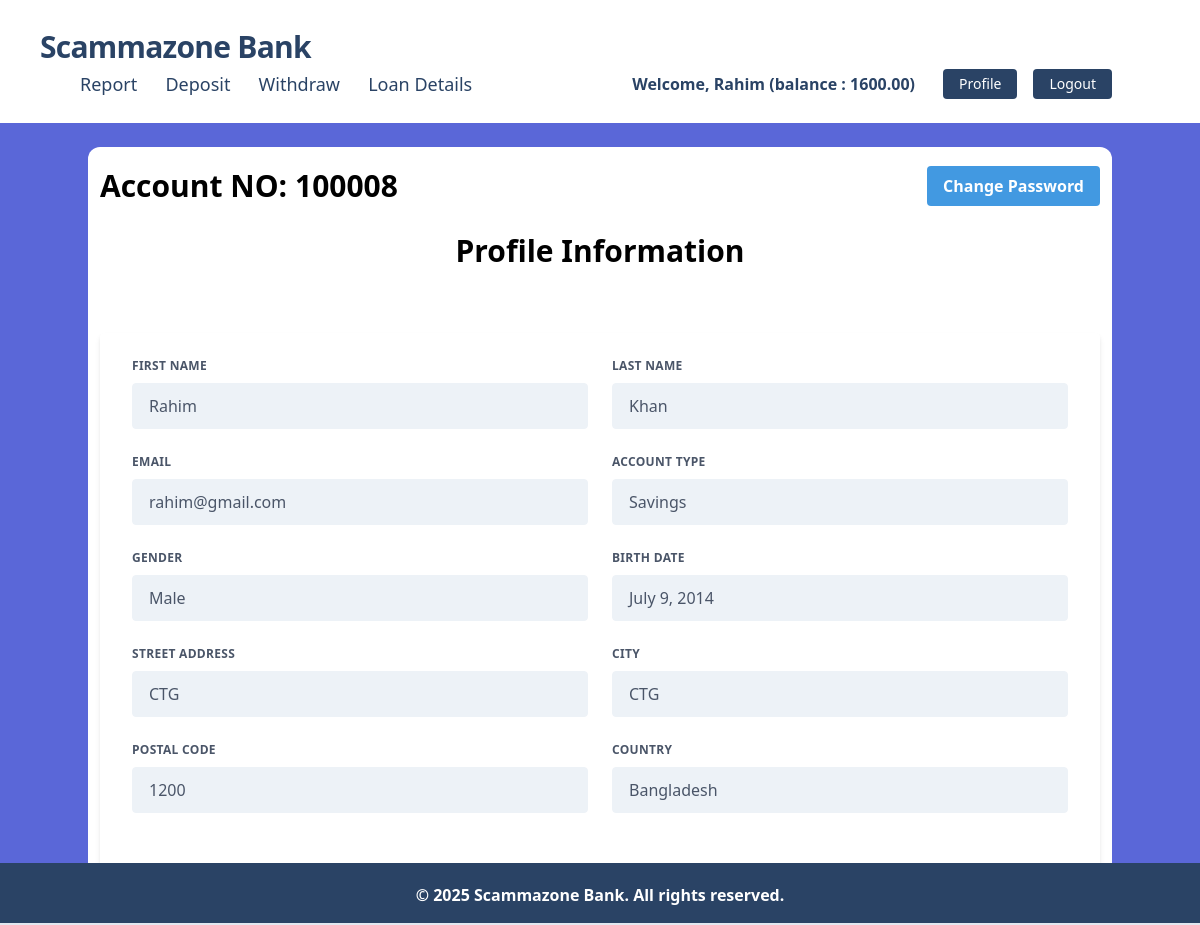
Screenshot of /accounts/profile/ (signed in) with the database file from the repository.
### accounts/models.py (models this page shows, shortened)
class UserBankAccount(models.Model):
     user = models.OneToOneField(User,related_name='account',on_delete=models.CASCADE)
     account_type = models.CharField(max_length=10,choices=ACCOUNT_TYPE)
     account_no = models.IntegerField(unique=True)
     birth_date = models.DateField(null=True,blank=True)
     gender = models.CharField(max_length=10,choices=GENDER_TYPE)
     initial_deposite_date = models.DateField(auto_now_add=True)
     balance = models.DecimalField(default=0,max_digits=12,decimal_places=2)

class UserAddress(models.Model):
    user = models.OneToOneField(User, related_name='address',on_delete=models.CASCADE)
    street_address = models.CharField(max_length=100)
    city = models.CharField(max_length=100)
    postal_code = models.IntegerField()
    country = models.CharField(max_length=100)

### accounts/views.py (the view)
# urls.py: path('profile/', UserProfileView.as_view(), name='profile' ),
class UserProfileView(View):
    template_name = 'accounts/profile.html'
    def get(self, request):
        user = request.user
        try:
            user_account = UserBankAccount.objects.get(user=user)
            user_address = UserAddress.objects.get(user=user)
        except UserBankAccount.DoesNotExist or UserAddress.DoesNotExist:
            user_account = None
            user_address = None
        context = {
            'user': user,
            'user_account': user_account,
            'user_address': user_address,
        }
        return render(request, self.template_name, context)

### accounts/templates/accounts/profile.html (shortened to what this page needs)
{% extends 'base.html' %}
{% block content %}
<div class="bg-white px-3 py-4 rounded-xl my-6">
    <div class="flex justify-between items-center pb-5">
        <h4 class="font-bold text-3xl">Account NO: {{ user_account.account_no }}</h4>
        <a href="{% url 'password_change'%}" class="bg-blue-500 hover:bg-blue-700 text-white font-bold py-2 px-4 rounded">
            Change Password
        </a>
    </div>
    <h1 class="font-bold text-3xl text-center pb-5">Profile Information</h1>
    <div class="w-full mt-10">
        <div class="bg-white shadow-md rounded px-8 pt-6 pb-8 mb-4">
            <div class="flex flex-wrap -mx-3 mb-6">
                <div class="w-full md:w-1/2 px-3 mb-6 md:mb-0">
                    <label class="block uppercase tracking-wide text-gray-700 text-xs font-bold mb-2">
                        First Name
                    </label>
                    <p class="appearance-none block w-full bg-gray-200 text-gray-700 border border-gray-200 rounded py-3 px-4 leading-tight">
                        {{ user.first_name }}
                    </p>
                </div>
                <div class="w-full md:w-1/2 px-3">
                    <label class="block uppercase tracking-wide text-gray-700 text-xs font-bold mb-2">
                        Last Name
                    </label>
                    <p class="appearance-none block w-full bg-gray-200 text-gray-700 border border-gray-200 rounded py-3 px-4 leading-tight">
                        {{ user.last_name }}
                    </p>
                </div>
            </div>
            <div class="flex flex-wrap -mx-3 mb-6">
                <div class="w-full md:w-1/2 px-3 mb-6 md:mb-0">
                    <label class="block uppercase tracking-wide text-gray-700 text-xs font-bold mb-2">
                        Email
                    </label>
                    <p class="appearance-none block w-full bg-gray-200 text-gray-700 border border-gray-200 rounded py-3 px-4 leading-tight">
                        {{ user.email }}
                    </p>
                </div>
                <div class="w-full md:w-1/2 px-3 mb-6 md:mb-0">
                    <label class="block uppercase tracking-wide text-gray-700 text-xs font-bold mb-2">
                        Account Type
                    </label>
                    <p class="appearance-none block w-full bg-gray-200 text-gray-700 border border-gray-200 rounded py-3 px-4 leading-tight">
                        {{ user_account.get_account_type_display }}
                    </p>
                </div>
            </div>
            <div class="flex flex-wrap -mx-3 mb-6">
                <div class="w-full md:w-1/2 px-3 mb-6 md:mb-0">
                    <label class="block uppercase tracking-wide text-gray-700 text-xs font-bold mb-2">
                        Gender
                    </label>
                    <p class="appearance-none block w-full bg-gray-200 text-gray-700 border border-gray-200 rounded py-3 px-4 leading-tight">
                        {{ user_account.get_gender_display }}
                    </p>
                </div>
                <div class="w-full md:w-1/2 px-3 mb-6 md:mb-0">
                    <label class="block uppercase tracking-wide text-gray-700 text-xs font-bold mb-2">
                        Birth Date
                    </label>
                    <p class="appearance-none block w-full bg-gray-200 text-gray-700 border border-gray-200 rounded py-3 px-4 leading-tight">
                        {{ user_account.birth_date }}
                    </p>
                </div>
            </div>
            <div class="flex flex-wrap -mx-3 mb-6">
                <div class="w-full md:w-1/2 px-3 mb-6 md:mb-0">
                    <label class="block uppercase tracking-wide text-gray-700 text-xs font-bold mb-2">
                        Street Address
                    </label>
                    <p class="appearance-none block w-full bg-gray-200 text-gray-700 border border-gray-200 rounded py-3 px-4 leading-tight">
                        {{ user_address.street_address }}
                    </p>
                </div>
                <div class="w-full md:w-1/2 px-3">
                    <label class="block uppercase tracking-wide text-gray-700 text-xs font-bold mb-2">
                        City
                    </label>
                    <p class="appearance-none block w-full bg-gray-200 text-gray-700 border border-gray-200 rounded py-3 px-4 leading-tight">
                        {{ user_address.city }}
                    </p>
                </div>
            </div>
            <div class="flex flex-wrap -mx-3 mb-6">
                <div class="w-full md:w-1/2 px-3 mb-6 md:mb-0">
                    <label class="block uppercase tracking-wide text-gray-700 text-xs font-bold mb-2">
                        Postal Code
                    </label>
                    <p class="appearance-none block w-full bg-gray-200 text-gray-700 border border-gray-200 rounded py-3 px-4 leading-tight">
                        {{ user_address.postal_code }}
                    </p>
                </div>
                <div class="w-full md:w-1/2 px-3">
                    <label class="block uppercase tracking-wide text-gray-700 text-xs font-bold mb-2">
                        Country
                    </label>
                    <p class="appearance-none block w-full bg-gray-200 text-gray-700 border border-gray-200 rounded py-3 px-4 leading-tight">
                        {{ user_address.country }}
                    </p>
                </div>
            </div>
        </div>
    </div>
</div>
{% endblock %}

### core/templates/base.html (shortened to what this page needs)
{% load static %}
<!DOCTYPE html>
<html lang="en">
    <head>
        <link href="https://unpkg.com/tailwindcss@^1.0/dist/tailwind.min.css" rel="stylesheet">
    </head>
    <body class="bg-indigo-600">
        {% include 'navbar.html' %}
        {% block body %}
            <div class="lg:container lg:mx-auto" id="main">
                {% block content %}
                {% endblock %}
            </div>
            {% include 'footer.html' %}
        {% endblock %}
    </body>
</html>

### core/templates/navbar.html (shortened to what this page needs)
<nav class="flex items-center justify-between flex-wrap bg-white p-6 px-10">
    <div class="flex items-center flex-shrink-0 text-blue-900 font-extrabold mr-6 pr-8">
        <span class="text-2xl lg:text-3xl tracking-tight">
            <a href="/">Scammazone Bank</a>
        </span>
    </div>
    <div class="w-full block flex-grow lg:flex lg:items-center lg:w-auto px-10">
        {% if request.user.is_authenticated %}
            <div class="text-md lg:flex-grow">
                <a href="{% url 'transaction_report' %}" class="block mt-4 lg:inline-block lg:mt-0 text-blue-900 hover:text-red-900 hover:font-semibold mr-6 text-lg">
                    Report
                </a>
                <a href="{% url 'deposit_money' %}" class="block mt-4 lg:inline-block lg:mt-0 text-blue-900 hover:text-red-900 hover:font-semibold mr-6 text-lg">
                    Deposit
                </a>
                <a href="{% url 'withdraw_money' %}" class="block mt-4 lg:inline-block lg:mt-0 text-blue-900 hover:text-red-900 hover:font-semibold mr-6 text-lg">
                    Withdraw
                </a>
                <a href="{% url 'loan_request' %}" class="block mt-4 lg:inline-block lg:mt-0 text-blue-900 hover:text-red-900 hover:font-semibold mr-6 text-lg">
                    Loan Details
                </a>
            </div>
            <div class="flex w-auto">
                <div class="text-blue-900 my-auto font-black px-5">Welcome, {{ request.user.first_name }} (balance : {{request.user.account.balance}}) </div>
                <a href="{% url 'profile' %}" class="mx-2 inline-block font-medium text-sm px-4 py-2 leading-none bg-blue-900 rounded text-white border-white hover:border-transparent hover:text-dark hover:bg-red-700 mt-4 lg:mt-0">
                    Profile
                </a>
                <form action="{% url 'logout' %}" method="post" class="inline">
                    <button type="submit" class="mx-2 inline-block font-medium text-sm px-4 py-2 leading-none bg-blue-900 rounded text-white border-white hover:border-transparent hover:text-dark hover:bg-red-700 mt-4 lg:mt-0">Logout</button>
                </form>
            </div>
        {% endif %}
    </div>
</nav>

### core/templates/footer.html
<footer class="footer bg-blue-900 text-white relative border-b-2 mt-10">
    <div class="container mx-auto px-6">
        <div class="mt-5 flex flex-col items-center">
            <div class="sm:w-2/3 text-center py-0 pb-2">
                <p class="text-md text-white font-bold mb-2">
                    © {% now "Y" %} Scammazone Bank. All rights reserved.
                </p>
            </div>
        </div>
    </div>
</footer>

### core/templates/base.html (style rules this page uses)
footer { position: fixed !important; bottom: 0 !important; width: 100%; }

### rows the page displays
UserBankAccount: account_no "100008", account_type "Savings", gender "Male", birth_date "July 9, 2014"
UserAddress: street_address "CTG", city "CTG", postal_code "1200", country "Bangladesh"

### other values shown
{{ request.user.first_name }} "Rahim"
{{ request.user.account.balance }} "1600.00"
{{ user.first_name }} "Rahim"
{{ user.last_name }} "Khan"
{{ user.email }} "rahim@gmail.com"
